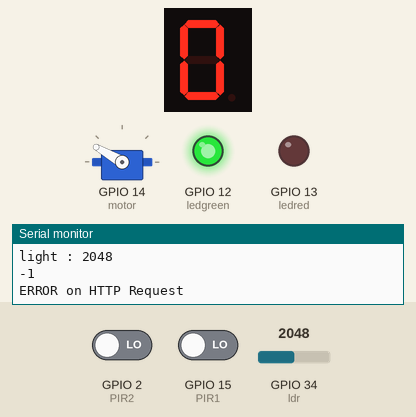
This sketch was run on a simulated ESP32. Parts: 1-digit seven-segment display, servo, output pins drawn as LEDs (lit = HIGH), the last lines printed to the serial monitor. Wiring (inferred from the names in the program): 1-digit 7-segment display, segments lit when HIGH: segments GPIO 5, GPIO 22, GPIO 4, GPIO 23, GPIO 21, GPIO 19, GPIO 18. The test bench sets the inputs (shaded band); at power-on: GPIO 15 (PIR1) LOW, GPIO 34 (ldr) = 2048, GPIO 2 (PIR2) LOW. WiFi joins after 1.5 s; servers stay silent unless stated; the segment pins are drawn as the display they are named for; pins used as bus, display or sensor lines are not drawn.

Above: at 3.2 s.
3.3 s: GPIO 15 (PIR1) driven HIGH
At 4.8 s:
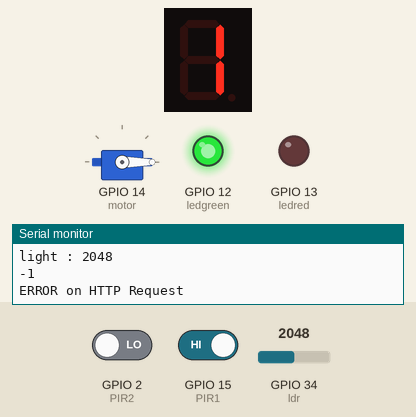
4.9 s: GPIO 34 (ldr) set to 1570
6.4 s: GPIO 34 (ldr) set to 1435
At 8.6 s:
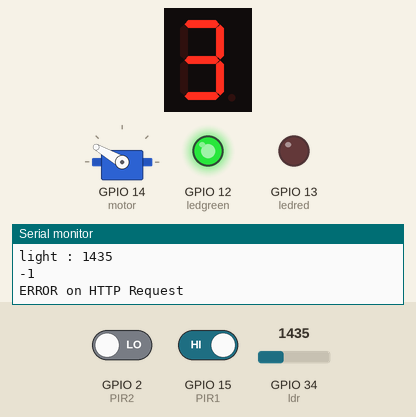
8.9 s: GPIO 2 (PIR2) driven HIGH
10.4 s: GPIO 2 (PIR2) driven LOW
At 11.1 s:
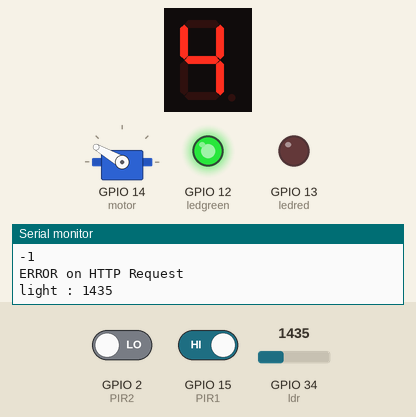
13.9 s: GPIO 34 (ldr) set to 1540
At 15.0 s:
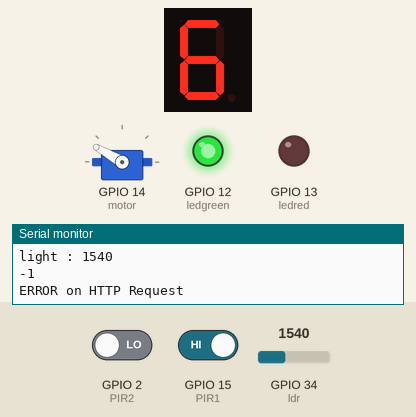
Timing chart, 0 to 18.8 s (numbered marks = the images above; inputs shaded):
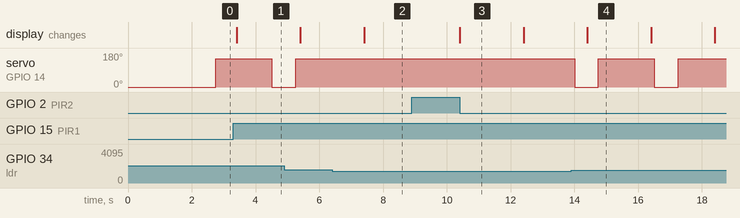

The sketch:

Project-Task.ino
```cpp
#include<WiFi.h>
#include<HTTPClient.h>
#include<ArduinoJson.h>
#include<ESP32Servo.h>

#define tckMs portTICK_PERIOD_MS

Servo myservo;
const char* ssid = "PonPond";
const char* password = "12345678";


const char* urlpost = "http://158.108.182.1:2255/restroom";
const char* urlget = "http://158.108.182.1:2255/cleaning";


int ledred=13;
int ledgreen=12;
int a=5;
int b=22;
int c=4;
int d=23;
int e=21;
int f=19;
int g=18;
int ldr=34;
int motor=14;
int PIR1=15;
int PIR2=2;

int total=0;
int num = 0;
int clean = 0;
int start=0;
int first=0;
int post=0;

//global parameter
char str[60];

const int _size = 2 * JSON_OBJECT_SIZE(3);

StaticJsonDocument<_size> JSONPost;
StaticJsonDocument<_size> JSONGet;

static TaskHandle_t taskLED = NULL;
static TaskHandle_t taskGet = NULL;
static TaskHandle_t taskDetect = NULL;
static TaskHandle_t taskGel = NULL;

//display number 1
void display1(void)
{
  digitalWrite(b,HIGH);
  digitalWrite(c,HIGH);
  digitalWrite(a,LOW);
  digitalWrite(g,LOW);;
  digitalWrite(d,LOW);
  digitalWrite(e,LOW);
  digitalWrite(f,LOW);
}
//display number2
void display2(void)
{
  digitalWrite(a,HIGH);
  digitalWrite(b,HIGH);
  digitalWrite(g,HIGH);
  digitalWrite(e,HIGH);
  digitalWrite(d,HIGH);
  digitalWrite(c,LOW);
  digitalWrite(f,LOW);
}
// display number3
void display3(void)
{
    digitalWrite(a,HIGH);
    digitalWrite(b,HIGH);
    digitalWrite(c,HIGH);
    digitalWrite(d,HIGH);
    digitalWrite(g,HIGH);
    digitalWrite(e,LOW);
    digitalWrite(f,LOW);
}
// display number4
void display4(void)
{
    digitalWrite(f,HIGH);
    digitalWrite(b,HIGH);
    digitalWrite(g,HIGH);
    digitalWrite(c,HIGH);
    digitalWrite(a,LOW);
    digitalWrite(d,LOW);
    digitalWrite(e,LOW);

}
// display number5
void display5(void)
{
    digitalWrite(a,HIGH);
    digitalWrite(f,HIGH);
    digitalWrite(g,HIGH);
    digitalWrite(c,HIGH);
    digitalWrite(d,HIGH);
    digitalWrite(b,LOW);
    digitalWrite(e,LOW);
}
// display number6
void display6(void)
{
    digitalWrite(a,HIGH);
    digitalWrite(f,HIGH);
    digitalWrite(g,HIGH);
    digitalWrite(c,HIGH);
    digitalWrite(d,HIGH);
    digitalWrite(e,HIGH);
    digitalWrite(b,LOW);
}
// display number7
void display7(void)
{
    digitalWrite(a,HIGH);
    digitalWrite(b,HIGH);
    digitalWrite(c,HIGH);
    digitalWrite(g,LOW);
    digitalWrite(d,LOW);
    digitalWrite(e,LOW);
    digitalWrite(f,LOW);
}
// display number8
void display8(void)
{
    digitalWrite(a,HIGH);
    digitalWrite(b,HIGH);
    digitalWrite(g,HIGH);
    digitalWrite(c,HIGH);
    digitalWrite(d,HIGH);
    digitalWrite(e,HIGH);
    digitalWrite(f,HIGH);
}
void clearDisplay(void)
{
    digitalWrite(a,LOW);
    digitalWrite(b,LOW);
    digitalWrite(g,LOW);
    digitalWrite(c,LOW);
    digitalWrite(d,LOW);
    digitalWrite(e,LOW);
    digitalWrite(f,LOW);
}
void display9(void)
{
    digitalWrite(a,HIGH);
    digitalWrite(b,HIGH);
    digitalWrite(g,HIGH);
    digitalWrite(c,HIGH);
    digitalWrite(d,HIGH);
    digitalWrite(f,HIGH);
    digitalWrite(e,LOW);
}
void display0(void)
{
    digitalWrite(a,HIGH);
    digitalWrite(b,HIGH);
    digitalWrite(c,HIGH);
    digitalWrite(d,HIGH);
    digitalWrite(e,HIGH);
    digitalWrite(f,HIGH);
    digitalWrite(g,LOW);
}

void WiFi_Connect(){
  WiFi.disconnect();
  WiFi.begin(ssid,password);

  while(WiFi.status() != WL_CONNECTED) {
    delay(1000);
    Serial.println("Connecting to  WiFi");
  }
  Serial.println("Connected to the WiFi network");
  Serial.println("IP Address :");
  Serial.println(WiFi.localIP());
}

void _post(void){
  post = 0;
  if (WiFi.status() == WL_CONNECTED) {
    HTTPClient http;

    http.begin(urlpost);
    http.addHeader("Content-Type","application/json");
    int httpCode;

    JSONPost["t"] = total;
    JSONPost["p"] = num;
    serializeJson(JSONPost,str);
    Serial.println(str);
    httpCode = http.POST(str);
    if (httpCode == HTTP_CODE_OK){
      String payload = http.getString();
      Serial.println(httpCode);
      Serial.println(payload);
    }
    else {
      Serial.println(httpCode);
      Serial.println("ERROR on HTTP Request");
    }
  }
  else {
    WiFi_Connect();
  }
}

void _get(void *param){
  while(1){
    if (WiFi.status() == WL_CONNECTED) {
      HTTPClient http;

      http.begin(urlget);

      int httpCode = http.GET();

      if (httpCode == HTTP_CODE_OK) {
        String payload = http.getString();
        DeserializationError err = deserializeJson(JSONGet,payload);
        if (err) {
          Serial,printf("deserializeJson() failed with code");
          Serial.println(err.c_str());
        }
        else {
          Serial.println(httpCode);
          Serial.print("cleaning time : ");
          Serial.println((int)JSONGet["clean"]);
          clean = (int)JSONGet["clean"];
          if (clean){
            total = 0;
            num = 0;
            _7seqment();
          }
        }
      }
      else {
        Serial.println(httpCode);
        Serial.println("ERROR on HTTP Request");
      }
    }
    else {
      WiFi_Connect();
    }
    vTaskDelay(1000/tckMs);
  }
}

void _7seqment(){
//  while (1) {
//    //led
    if (!clean){
      digitalWrite(ledred,LOW);
      digitalWrite(ledgreen,HIGH);
    }
    else {
      digitalWrite(ledred,HIGH);
      digitalWrite(ledgreen,LOW);
      num=0;
    }

    //7seqment
    if (num<0){
      num=0;
    }
    if (num==0) {
      display0();
    }
    else if (num==1) {
      display1();
    }
    else if (num==2){
      display2();
    }
    else if (num==3){
      display3();
    }
    else if (num==4){
      display4();
    }
    else if (num==5){
      display5();
    }
    else if (num==6) {
      display6();
    }
    else if (num==7){
      display7();
    }
    else if (num==8){
      display8();
    }
    else if (num==9){
      display9();
    }
//    vTaskDelay(1000/tckMs);
//  }
}

int value1;
int value2;

void detect(void *param){
  while(1) {
    if (!clean) {
      pinMode(PIR1,INPUT);
      pinMode(PIR2,INPUT);
      value1=digitalRead(PIR1);
      value2=digitalRead(PIR2);
      //Serial.println(value1);
      //Serial.println(value2);
       if (value1==HIGH && value2==LOW){
          num++;
          total++;
          post = 1;
          num=num%10;
          _7seqment();
          //_post();
          vTaskDelay(1800/tckMs);
        }
        else if (value2==HIGH && value1==LOW){
          num=num-1;
          num=num%10;
          _7seqment();
          //_post();
          vTaskDelay(1800/tckMs);
        }
    }
    vTaskDelay(200/tckMs);
  }
}

int pos,light;

void _Gel(void *param){
  while (1){
    light = analogRead(ldr);
    Serial.print("light : ");
    Serial.println(light);
    if (light >= 1500){
      myservo.attach(motor);
      myservo.write(0);
      vTaskDelay(750/tckMs);
      myservo.write(150);
      vTaskDelay(750/tckMs);
      myservo.detach();
    }
    vTaskDelay(1000/tckMs);
  }
}

void setup() {
 pinMode(PIR1,INPUT);
 pinMode(PIR2,INPUT);
 pinMode(ldr,INPUT);
 pinMode(a,OUTPUT);
 pinMode(b,OUTPUT);
 pinMode(c,OUTPUT);
 pinMode(d,OUTPUT);
 pinMode(e,OUTPUT);
 pinMode(f,OUTPUT);
 pinMode(g,OUTPUT);
 pinMode(ledred,OUTPUT);
 pinMode(ledgreen,OUTPUT);
 display0();
 myservo.attach(motor);
 myservo.write(0);
 myservo.detach();
 Serial.begin(115200);
 WiFi_Connect();

 digitalWrite(ledred,LOW);
 digitalWrite(ledgreen,HIGH);
 xTaskCreatePinnedToCore(&_get,"Get",1024*32,NULL,3,&taskGet,1);
 xTaskCreatePinnedToCore(&detect,"detect",1024*32,NULL,2,&taskDetect,1);
 xTaskCreatePinnedToCore(&_Gel,"Gel",1024,NULL,1,&taskGel,0);
}

void loop() {

}
```

Measured:
- the behaviour switches between 1500 and 1499 on GPIO 34 (ldr) (found by bisection; images 1 and 2)
- after the input at 3.3 s, the display: changes after 0.11 s (image 1)
- after the input at 6.4 s, servo on GPIO 14 (motor): stays 150° (without the input it goes to 0° after 0.61 s)
- after the input at 10.4 s, the display: changes at once (image 3)
- after the input at 13.9 s, servo on GPIO 14 (motor): alternates 150° for 1.8 s and 0° for 0.75 s, starting after 0.11 s
- what the display in image 3 shows lasts 2.0 s, from 10.4 s to 12.4 s
